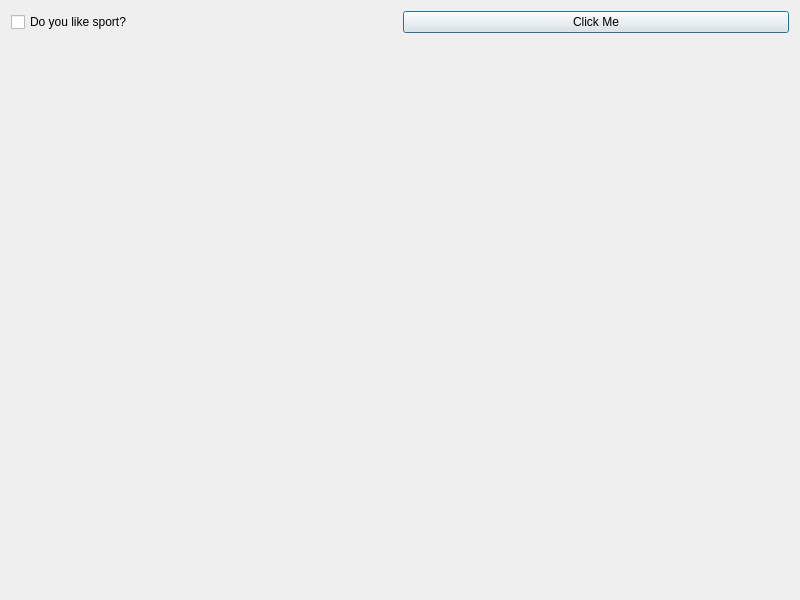
<?xml version="1.0" encoding="UTF-8"?>
<ui version="4.0">
 <class>Dialog</class>
 <widget class="QDialog" name="Dialog">
  <property name="geometry">
   <rect>
    <x>0</x>
    <y>0</y>
    <width>800</width>
    <height>600</height>
   </rect>
  </property>
  <property name="windowTitle">
   <string>Dialog</string>
  </property>
  <layout class="QVBoxLayout" name="verticalLayout">
   <item>
    <layout class="QHBoxLayout" name="horizontalLayout">
     <item>
      <widget class="QCheckBox" name="checkBox">
       <property name="text">
        <string>Do you like sport?</string>
       </property>
      </widget>
     </item>
     <item>
      <widget class="QPushButton" name="pushButton">
       <property name="text">
        <string>Click Me</string>
       </property>
      </widget>
     </item>
    </layout>
   </item>
   <item>
    <widget class="QLabel" name="label">
     <property name="text">
      <string/>
     </property>
    </widget>
   </item>
  </layout>
 </widget>
 <resources/>
 <connections/>
</ui>
